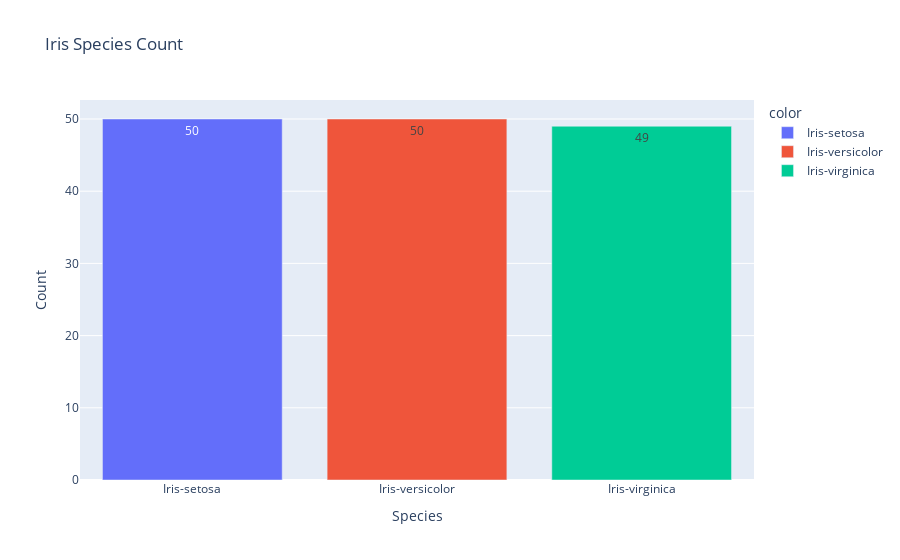

The code cell stored with this chart in its notebook:
### Code cell
# Create barplot with Plotly Express
fig = px.bar(
    x=class_counts.index, 
    y=class_counts.values,
    labels={'x': 'Species', 'y': 'Count'},
    title='Iris Species Count',
    color=class_counts.index,
    text=class_counts.values
)
fig.update_layout(xaxis={'categoryorder':'category ascending'}) # display in alphabetic order
#fig.update_layout(xaxis={'categoryorder':'total ascending'}) # sorted based on the sum of values in each category
fig.show()

### Figure 1 — Plotly figure (JSON) as saved in the notebook; plotly's stock layout.template omitted (floating-point values rounded to 4 significant figures)
{"data": [{"alignmentgroup": "True", "hovertemplate": "color=Iris-setosa<br>Species=%{x}<br>Count=%{y}<br>text=%{text}<extra></extra>", "legendgroup": "Iris-setosa", "marker": {"color": "#636efa", "pattern": {"shape": ""}}, "name": "Iris-setosa", "offsetgroup": "Iris-setosa", "orientation": "v", "showlegend": true, "text": [50], "textposition": "auto", "type": "bar", "x": ["Iris-setosa"], "xaxis": "x", "y": [50], "yaxis": "y"}, {"alignmentgroup": "True", "hovertemplate": "color=Iris-versicolor<br>Species=%{x}<br>Count=%{y}<br>text=%{text}<extra></extra>", "legendgroup": "Iris-versicolor", "marker": {"color": "#EF553B", "pattern": {"shape": ""}}, "name": "Iris-versicolor", "offsetgroup": "Iris-versicolor", "orientation": "v", "showlegend": true, "text": [50], "textposition": "auto", "type": "bar", "x": ["Iris-versicolor"], "xaxis": "x", "y": [50], "yaxis": "y"}, {"alignmentgroup": "True", "hovertemplate": "color=Iris-virginica<br>Species=%{x}<br>Count=%{y}<br>text=%{text}<extra></extra>", "legendgroup": "Iris-virginica", "marker": {"color": "#00cc96", "pattern": {"shape": ""}}, "name": "Iris-virginica", "offsetgroup": "Iris-virginica", "orientation": "v", "showlegend": true, "text": [49], "textposition": "auto", "type": "bar", "x": ["Iris-virginica"], "xaxis": "x", "y": [49], "yaxis": "y"}], "layout": {"barmode": "relative", "legend": {"title": {"text": "color"}, "tracegroupgap": 0}, "title": {"text": "Iris Species Count"}, "xaxis": {"anchor": "y", "categoryorder": "category ascending", "domain": [0, 1], "title": {"text": "Species"}}, "yaxis": {"anchor": "x", "domain": [0, 1], "title": {"text": "Count"}}}}
